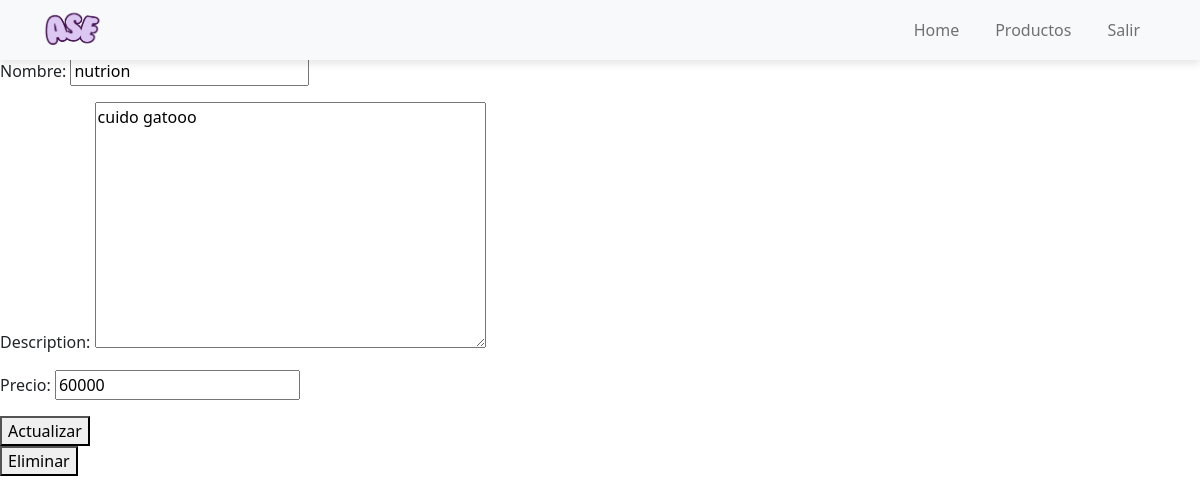
The page /productos/1/ (signed in) on the database its author committed.
### tasks/models.py (models this page shows, shortened)
class Productos(models.Model):
    nombre = models.CharField(max_length=100)
    description = models.TextField(blank=True)
    precio = models.BigIntegerField()
    fechaVencimiento = models.DateField(auto_now=True)
    created = models.DateTimeField(auto_now_add=True)
    important = models.BooleanField(default=False)
    user = models.ForeignKey(User, on_delete=models.CASCADE)

### tasks/views.py (the view, shortened to what this page needs)
# urls.py: path('productos/<int:producto_id>/', views.producto_detail, name='producto_detail'),
@login_required
def producto_detail(request, producto_id):
    if request.method == 'GET':
        producto = get_object_or_404(Productos, pk=producto_id, user=request.user)
        form = ProductoForm(instance=producto)
        return render(request, 'producto_detail.html', {'producto': producto, 'form': form})

### tasks/forms.py
class ProductoForm(ModelForm):
    class Meta:
        model = Productos
        fields = ['nombre', 'description', 'precio']

### tasks/templates/producto_detail.html (shortened to what this page needs)
{% extends 'base.html' %}
{% block content %}
<h1>{{producto.nombre}}</h1>
<form method="POST">
    {{form.as_p}}
    <button>
        Actualizar
    </button>
</form>
<form action="{% url 'delete_producto' producto.id %}" method="POST">
    <button>
        Eliminar
    </button>
</form>
{% endblock %}

### rows shown on the page
Productos: nombre "nutrion", description "cuido gatooo", precio "60000"
